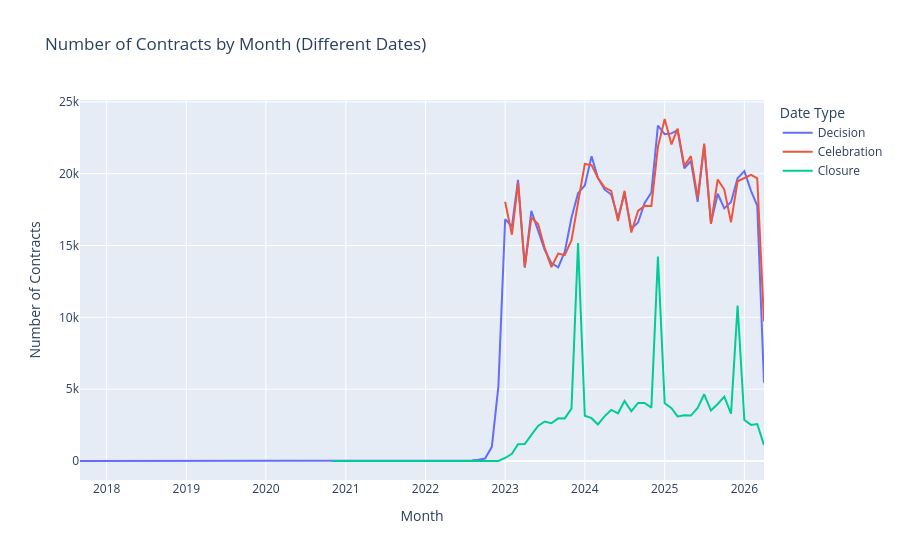

Notebook code cell kept with this figure:
### Code cell
dfs = []

date_cols = {
    'dataDecisaoAdjudicacao': 'Decision',
    'dataCelebracaoContrato': 'Celebration',
    'dataFechoContrato': 'Closure'
}

for col, label in date_cols.items():
    df = (
        subset
        .dropna(subset=[col])
        .assign(month=subset[col].dt.to_period('M').dt.to_timestamp())
        .groupby('month')
        .size()
        .reset_index(name='number_of_contracts')
    )
    
    df['type'] = label
    dfs.append(df)

final_df = pd.concat(dfs)

fig = px.line(
    final_df,
    x='month',
    y='number_of_contracts',
    color='type',
    title='Number of Contracts by Month (Different Dates)',
    labels={
        'month': 'Month',
        'number_of_contracts': 'Number of Contracts',
        'type': 'Date Type'
    }
)

fig.show()
